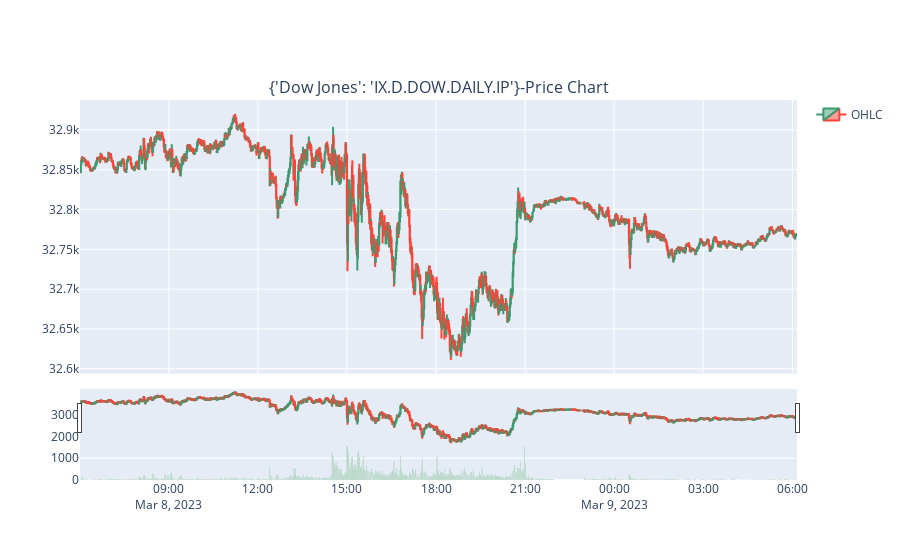

This figure's notebook cell:
### Code cell
#Displaying volume correctly

indicator_fig = make_subplots(rows=2, cols=1, shared_xaxes=True, 
               vertical_spacing=0.10, subplot_titles=(f'{epics}-Price Chart', 'Volume'), 
               row_width=[0.2, 0.8])

#Bottom chart displaying similar price data 
indicator_fig.add_trace(go.Candlestick(x=df_ta.index, open=df_ta["Open"], high=df_ta["High"],
                low=df_ta["Low"], close=df_ta["Close"], name="OHLC"), 
                row=1, col=1)
#Price chart - 50 day moving average 
#indicator_fig.add_trace(go.Scatter(x=df_ta.index, y=df_ta["volume_cmf"], marker_color='grey',name="volume_cmf"), row=2, col=1)

# Sub chart - 200 day moving average
#indicator_fig.add_trace(go.Scatter(x=chart_data.index, y=chart_data["MA200"], marker_color='lightgrey',name="MA200"), row=1, col=1)

# no volume data exists
indicator_fig.add_trace(go.Bar(x=df_ta.index, y=df_ta["Volume_BTC"], marker_color='green', showlegend=False), row=2, col=1)

#indicator_fig.add_trace(go.line(x))

### Figure 1 — Plotly figure (JSON) as saved in the notebook; plotly's stock layout.template omitted (floating-point values rounded to 4 significant figures; data arrays with more than 128 entries replaced by an {"elided": "..."} marker saying what was removed)
{"data": [{"close": {"elided": "1440 float values"}, "high": {"elided": "1440 float values"}, "low": {"elided": "1440 float values"}, "name": "OHLC", "open": {"elided": "1440 float values"}, "type": "candlestick", "x": {"elided": "1440 str values"}, "xaxis": "x", "yaxis": "y"}, {"marker": {"color": "green"}, "showlegend": false, "type": "bar", "x": {"elided": "1440 str values"}, "xaxis": "x2", "y": {"elided": "1440 int values"}, "yaxis": "y2"}], "layout": {"annotations": [{"font": {"size": 16}, "showarrow": false, "text": "{'Dow Jones': 'IX.D.DOW.DAILY.IP'}-Price Chart", "x": 0.5, "xanchor": "center", "xref": "paper", "y": 1, "yanchor": "bottom", "yref": "paper"}, {"font": {"size": 16}, "showarrow": false, "text": "Volume", "x": 0.5, "xanchor": "center", "xref": "paper", "y": 0.18, "yanchor": "bottom", "yref": "paper"}], "xaxis": {"anchor": "y", "domain": [0, 1], "matches": "x2", "showticklabels": false}, "xaxis2": {"anchor": "y2", "domain": [0, 1]}, "yaxis": {"anchor": "x", "domain": [0.28, 1]}, "yaxis2": {"anchor": "x2", "domain": [0, 0.18]}}}
